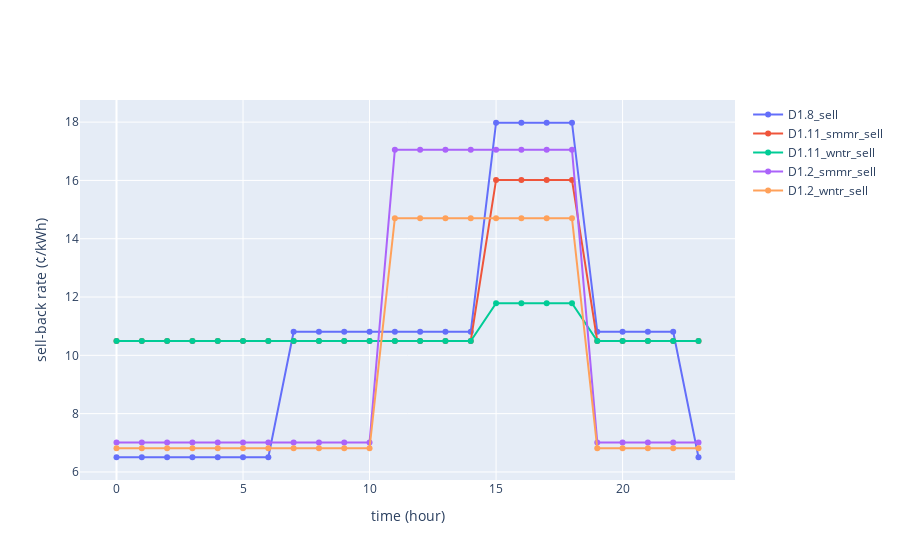

The cell this chart's notebook holds for it:
### Code cell
# plot rates

import plotly.graph_objects as go
import numpy as np
fig = go.Figure()
fig.add_trace(
    go.Scatter(
        x=np.linspace(0, 23, 24),
        y=D1_8.sell,
        name="D1.8_sell",
        mode="lines+markers",
    )
)
fig.add_trace(
    go.Scatter(
        x=np.linspace(0, 23, 24),
        y=D1_11.smmr_sell,
        name="D1.11_smmr_sell",
        mode="lines+markers",
    )
)
fig.add_trace(
    go.Scatter(
        x=np.linspace(0, 23, 24),
        y=D1_11.wntr_sell,
        name="D1.11_wntr_sell",
        mode="lines+markers",
    )
)
fig.add_trace(
    go.Scatter(
        x=np.linspace(0, 23, 24),
        y=D1_2.smmr_sell,
        name="D1.2_smmr_sell",
        mode="lines+markers",
    )
)
fig.add_trace(
    go.Scatter(
        x=np.linspace(0, 23, 24),
        y=D1_2.wntr_sell,
        name="D1.2_wntr_sell",
        mode="lines+markers",
    )
)
# Update axis labels
fig.update_xaxes(title_text="time (hour)")

# fig.update_yaxes
fig.update_yaxes(title_text="sell-back rate (¢/kWh)")

# plot output
fig.show("svg")

### Figure 1 — Plotly figure (JSON) as saved in the notebook; plotly's stock layout.template omitted (floating-point values rounded to 4 significant figures; data arrays with more than 128 entries replaced by an {"elided": "..."} marker saying what was removed)
{"data": [{"mode": "lines+markers", "name": "D1.8_sell", "type": "scatter", "x": [0, 1, 2, 3, 4, 5, 6, 7, 8, 9, 10, 11, 12, 13, 14, 15, 16, 17, 18, 19, 20, 21, 22, 23], "y": [6.504, 6.504, 6.504, 6.504, 6.504, 6.504, 6.504, 10.81, 10.81, 10.81, 10.81, 10.81, 10.81, 10.81, 10.81, 17.98, 17.98, 17.98, 17.98, 10.81, 10.81, 10.81, 10.81, 6.504]}, {"mode": "lines+markers", "name": "D1.11_smmr_sell", "type": "scatter", "x": [0, 1, 2, 3, 4, 5, 6, 7, 8, 9, 10, 11, 12, 13, 14, 15, 16, 17, 18, 19, 20, 21, 22, 23], "y": [10.49, 10.49, 10.49, 10.49, 10.49, 10.49, 10.49, 10.49, 10.49, 10.49, 10.49, 10.49, 10.49, 10.49, 10.49, 16.02, 16.02, 16.02, 16.02, 10.49, 10.49, 10.49, 10.49, 10.49, 10.49, 10.49, 10.49, 10.49, 10.49, 10.49, 10.49, 10.49, 10.49, 10.49, 10.49, 10.49, 10.49, 10.49, 10.49, 16.02, 16.02, 16.02, 16.02, 10.49, 10.49, 10.49, 10.49, 10.49, 10.49, 10.49, 10.49, 10.49, 10.49, 10.49, 10.49, 10.49, 10.49, 10.49, 10.49, 10.49, 10.49, 10.49, 10.49, 16.02, 16.02, 16.02, 16.02, 10.49, 10.49, 10.49, 10.49, 10.49, 10.49, 10.49, 10.49, 10.49, 10.49, 10.49, 10.49, 10.49, 10.49, 10.49, 10.49, 10.49, 10.49, 10.49, 10.49, 16.02, 16.02, 16.02, 16.02, 10.49, 10.49, 10.49, 10.49, 10.49]}, {"mode": "lines+markers", "name": "D1.11_wntr_sell", "type": "scatter", "x": [0, 1, 2, 3, 4, 5, 6, 7, 8, 9, 10, 11, 12, 13, 14, 15, 16, 17, 18, 19, 20, 21, 22, 23], "y": {"elided": "192 float values"}}, {"mode": "lines+markers", "name": "D1.2_smmr_sell", "type": "scatter", "x": [0, 1, 2, 3, 4, 5, 6, 7, 8, 9, 10, 11, 12, 13, 14, 15, 16, 17, 18, 19, 20, 21, 22, 23], "y": [7.013, 7.013, 7.013, 7.013, 7.013, 7.013, 7.013, 7.013, 7.013, 7.013, 7.013, 17.05, 17.05, 17.05, 17.05, 17.05, 17.05, 17.05, 17.05, 7.013, 7.013, 7.013, 7.013, 7.013, 7.013, 7.013, 7.013, 7.013, 7.013, 7.013, 7.013, 7.013, 7.013, 7.013, 7.013, 17.05, 17.05, 17.05, 17.05, 17.05, 17.05, 17.05, 17.05, 7.013, 7.013, 7.013, 7.013, 7.013, 7.013, 7.013, 7.013, 7.013, 7.013, 7.013, 7.013, 7.013, 7.013, 7.013, 7.013, 17.05, 17.05, 17.05, 17.05, 17.05, 17.05, 17.05, 17.05, 7.013, 7.013, 7.013, 7.013, 7.013, 7.013, 7.013, 7.013, 7.013, 7.013, 7.013, 7.013, 7.013, 7.013, 7.013, 7.013, 17.05, 17.05, 17.05, 17.05, 17.05, 17.05, 17.05, 17.05, 7.013, 7.013, 7.013, 7.013, 7.013, 7.013, 7.013, 7.013, 7.013, 7.013, 7.013, 7.013, 7.013, 7.013, 7.013, 7.013, 17.05, 17.05, 17.05, 17.05, 17.05, 17.05, 17.05, 17.05, 7.013, 7.013, 7.013, 7.013, 7.013]}, {"mode": "lines+markers", "name": "D1.2_wntr_sell", "type": "scatter", "x": [0, 1, 2, 3, 4, 5, 6, 7, 8, 9, 10, 11, 12, 13, 14, 15, 16, 17, 18, 19, 20, 21, 22, 23], "y": {"elided": "168 float values"}}], "layout": {"xaxis": {"title": {"text": "time (hour)"}}, "yaxis": {"title": {"text": "sell-back rate (¢/kWh)"}}}}
